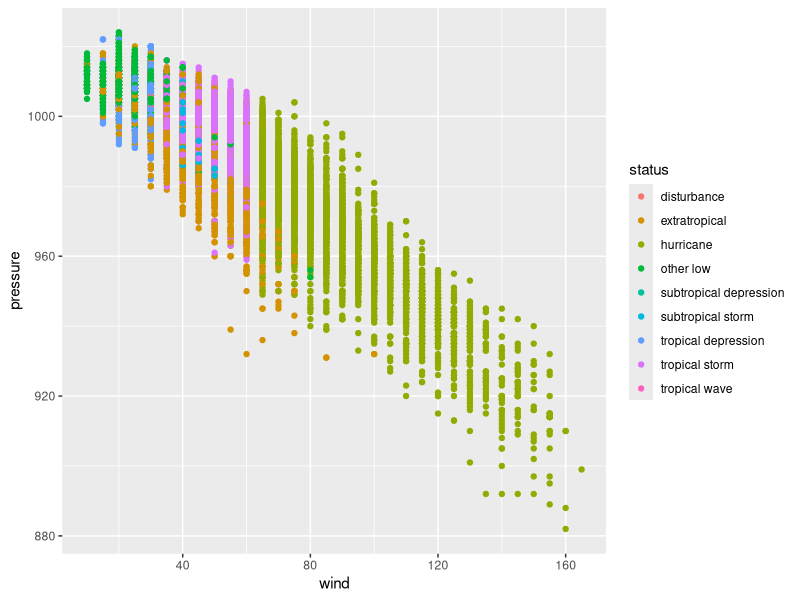
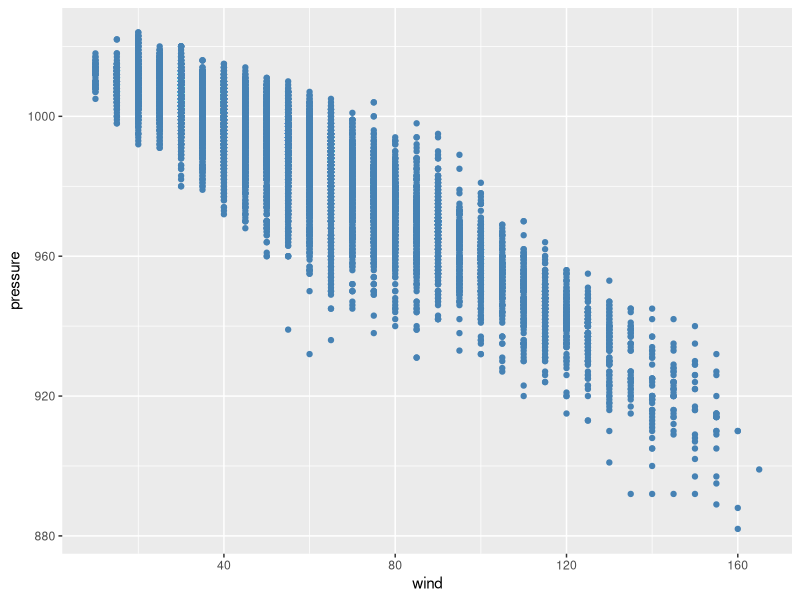
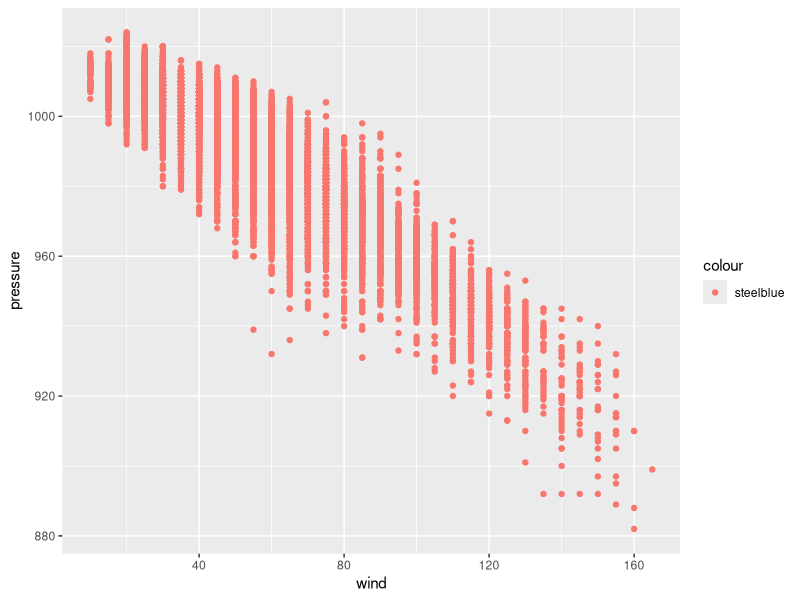
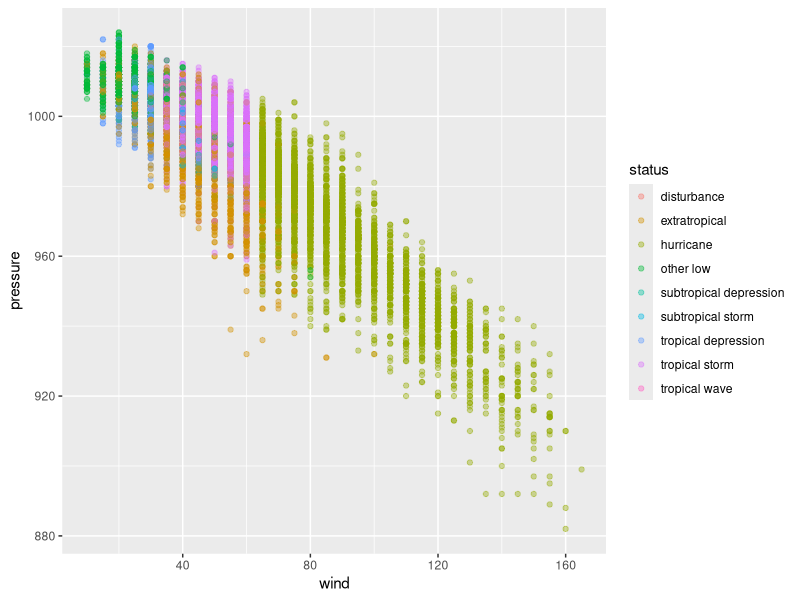
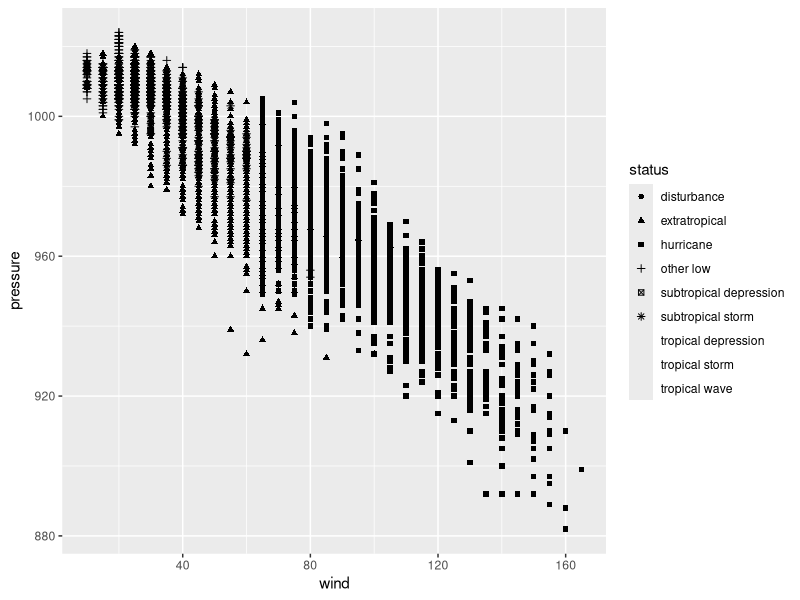
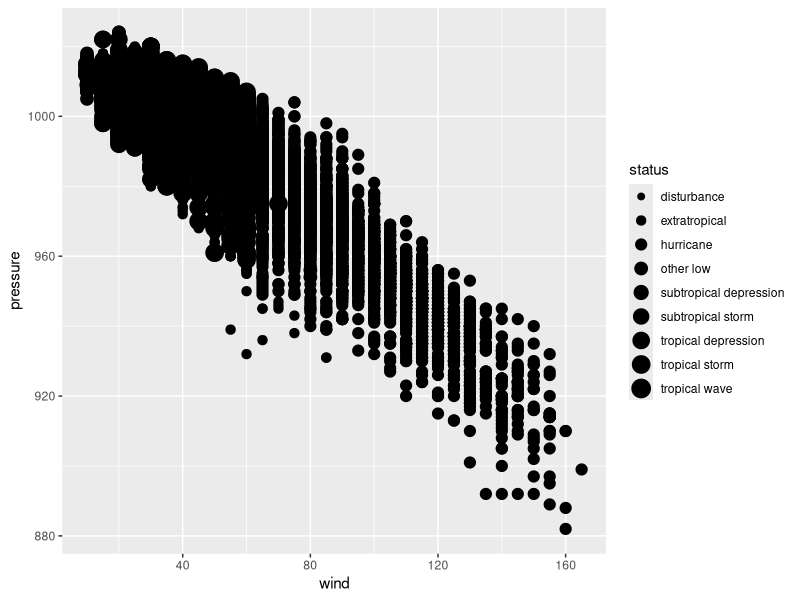
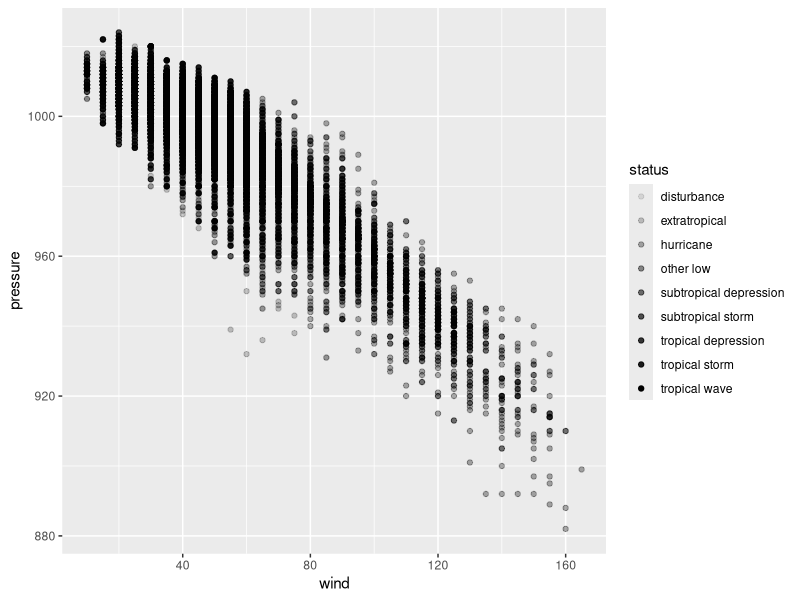
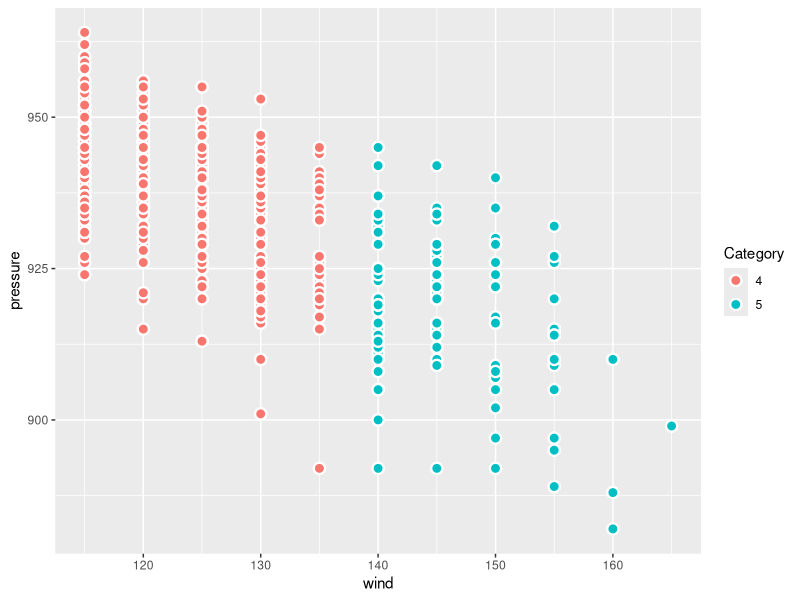

Reproduce these figures in R, in order.
## ---- chunk 1
#| echo: FALSE
#| message: FALSE
#| warning: FALSE
library(tidyverse)
## ---- chunk 2
#| echo: TRUE
storms
## ---- chunk 3
#| echo: TRUE
#| eval: TRUE
ggplot(storms, 
       aes(x = wind, y = pressure,
           color = status)) +
  geom_point()
## ---- chunk 4
#| echo: TRUE
#| eval: TRUE
ggplot(storms, 
       aes(x = wind, 
           y = pressure)) +
  geom_point(color = "steelblue")
## ---- chunk 5
#| eval: TRUE
#| echo: FALSE
ggplot(storms, aes(x = wind, y = pressure)) +
  geom_point(aes(color = "steelblue"))
## ---- chunk 6
#| echo: TRUE
#| eval: TRUE
# Color: good for categorical
ggplot(storms, aes(x = wind, y = pressure, color = status)) + geom_point(alpha = 0.4)

# Shape: also good, but watch the 6-value limit
ggplot(storms, aes(x = wind, y = pressure, shape = status)) + geom_point()

# Size: bad: implies ranking
ggplot(storms, aes(x = wind, y = pressure, size = status)) + geom_point()

# Alpha: same problem as size
ggplot(storms, aes(x = wind, y = pressure, alpha = status)) + geom_point()
## ---- chunk 7
#| echo: TRUE
#| eval: TRUE
ggplot(storms |> filter(category >= 4), 
       aes(x = wind, y = pressure, fill = factor(category))) +
  geom_point(shape = 21, size = 3, stroke = 1.2, color = "white") +
  labs(fill = "Category")
## ---- chunk 8
#| echo: TRUE
#| eval: TRUE
ggplot(storms, 
       aes(x = wind, y = pressure, color = wind >= 64)) +
  geom_point(alpha = 0.3) +
  labs(color = "Hurricane-strength?")
## ---- chunk 9
#| echo: TRUE
#| eval: TRUE
ggplot(storms, aes(x = wind, y = pressure)) +
  geom_point(alpha = 0.2) +
  geom_smooth(color = "firebrick")
## ---- chunk 10
#| echo: TRUE
#| eval: TRUE
ggplot(storms, 
       aes(x = wind, y = pressure)) +
  geom_point() +
  geom_smooth()
## ---- chunk 11
#| echo: TRUE
#| eval: TRUE
ggplot(storms, 
       aes(x = wind, y = pressure)) +
  geom_point(aes(color = status)) +
  geom_smooth()
## ---- chunk 12
#| echo: TRUE
#| eval: TRUE
# One smoother per status (probably not what you want here):
ggplot(storms, aes(x = wind, y = pressure, color = status)) +
  geom_point(alpha = 0.2) +
  geom_smooth()

# Points colored by status, one global smoother:
ggplot(storms, aes(x = wind, y = pressure)) +
  geom_point(aes(color = status), alpha = 0.2) +
  geom_smooth()
## ---- chunk 13
#| echo: TRUE
#| eval: TRUE
katrina <- storms |> filter(name == "Katrina", year == 2005)

ggplot(storms |> filter(year == 2005), 
       aes(x = long, y = lat)) +
  geom_path(aes(group = name), alpha = 0.2) +
  geom_path(data = katrina, color = "firebrick", linewidth = 1.2) +
  geom_point(data = katrina, color = "firebrick") +
  labs(title = "2005 Atlantic hurricane season, with Katrina highlighted")
## ---- chunk 14
#| echo: TRUE
#| eval: TRUE
# Bad: one giant line zigzagging between every storm
ggplot(storms |> filter(year == 2005), aes(x = long, y = lat)) +
  geom_path()

# Good: one path per storm
ggplot(storms |> filter(year == 2005), aes(x = long, y = lat, group = name)) +
  geom_path()
## ---- chunk 15
#| echo: TRUE
#| eval: TRUE
ggplot(storms, aes(x = status)) +
  geom_bar()
## ---- chunk 16
#| echo: TRUE
#| eval: TRUE
storm_counts <- storms |> count(status)
storm_counts

ggplot(storm_counts, aes(x = status, y = n)) +
  geom_bar(stat = "identity")   # or just use geom_col(), it's the same thing
## ---- chunk 17
#| echo: TRUE
#| eval: TRUE
ggplot(storms, aes(x = status, y = after_stat(prop), group = 1)) +
  geom_bar()
## ---- chunk 18
#| echo: TRUE
#| eval: TRUE
ggplot(storms, aes(x = status, y = wind)) +
  stat_summary(
    fun.min = min,
    fun.max = max,
    fun = median
  )
## ---- chunk 19
#| echo: TRUE
#| eval: TRUE
# Default: bin counts on y
ggplot(storms, aes(x = wind)) +
  geom_histogram(binwidth = 5)

# Same bins, but density on y instead
ggplot(storms, aes(x = wind, y = after_stat(density))) +
  geom_histogram(binwidth = 5)
## ---- chunk 20
#| echo: TRUE
#| eval: TRUE
hurricanes <- storms |> filter(status == "hurricane")

ggplot(hurricanes, aes(x = month, fill = factor(category))) +
  geom_bar()
## ---- chunk 21
#| echo: TRUE
#| eval: TRUE
ggplot(hurricanes, aes(x = month, fill = factor(category))) +
  geom_bar(position = "fill")
## ---- chunk 22
#| echo: TRUE
#| eval: TRUE
ggplot(hurricanes, aes(x = month, fill = factor(category))) +
  geom_bar(position = "dodge")
## ---- chunk 23
#| echo: TRUE
#| eval: TRUE
# Lots of overplotting since points are stacked on top of each other
ggplot(storms, aes(x = category, y = wind)) +
  geom_point()

# Spread them out a bit
ggplot(storms, aes(x = category, y = wind)) +
  geom_point(position = "jitter", alpha = 0.3)

# Shorthand for the same thing
ggplot(storms, aes(x = category, y = wind)) +
  geom_jitter(alpha = 0.3)
## ---- chunk 24
#| echo: TRUE
#| eval: TRUE
ggplot(storms, aes(x = factor(category), y = wind)) +
  geom_jitter(width = 0.2, height = 0, alpha = 0.3)
